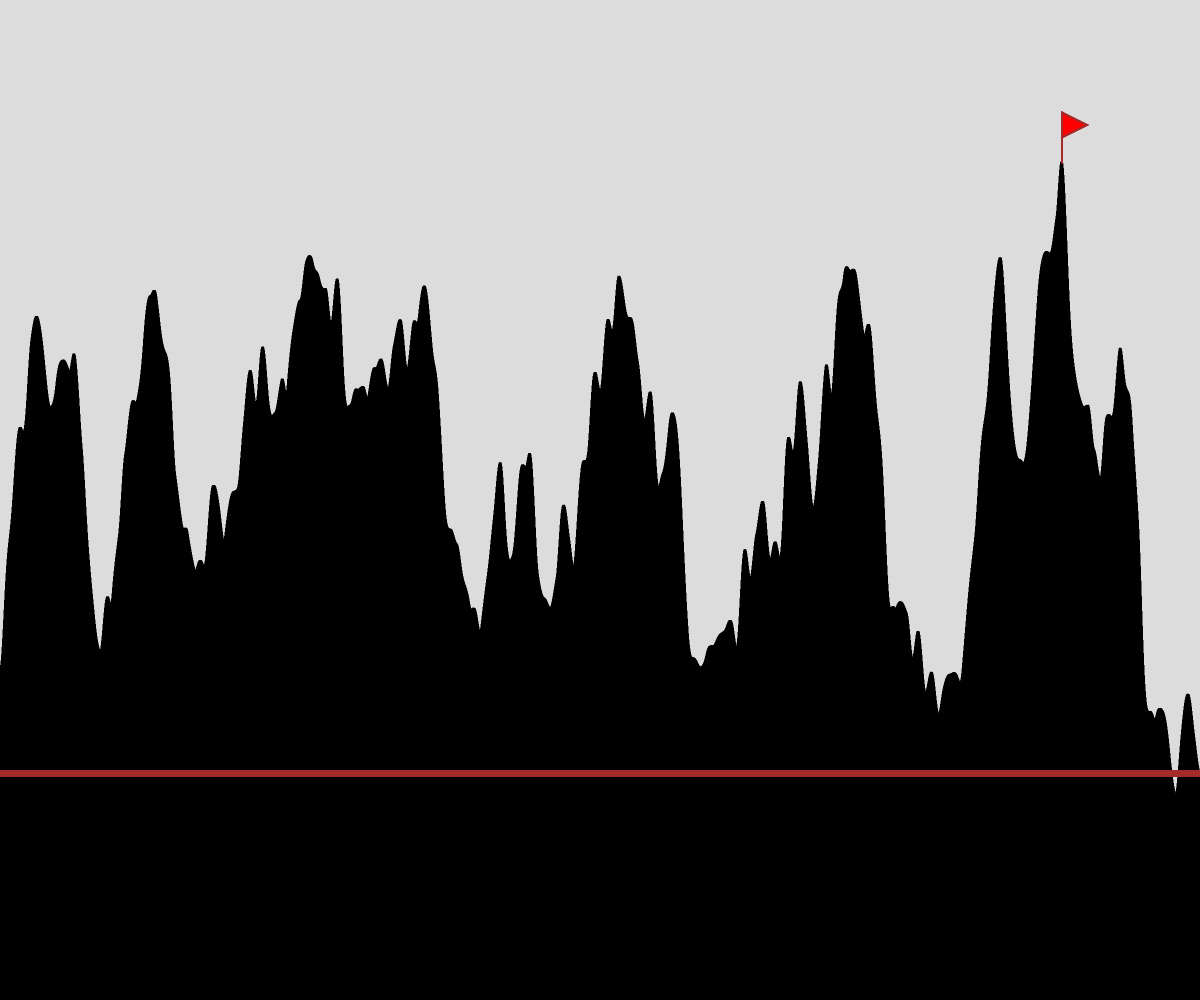
Frame 1 (no input)
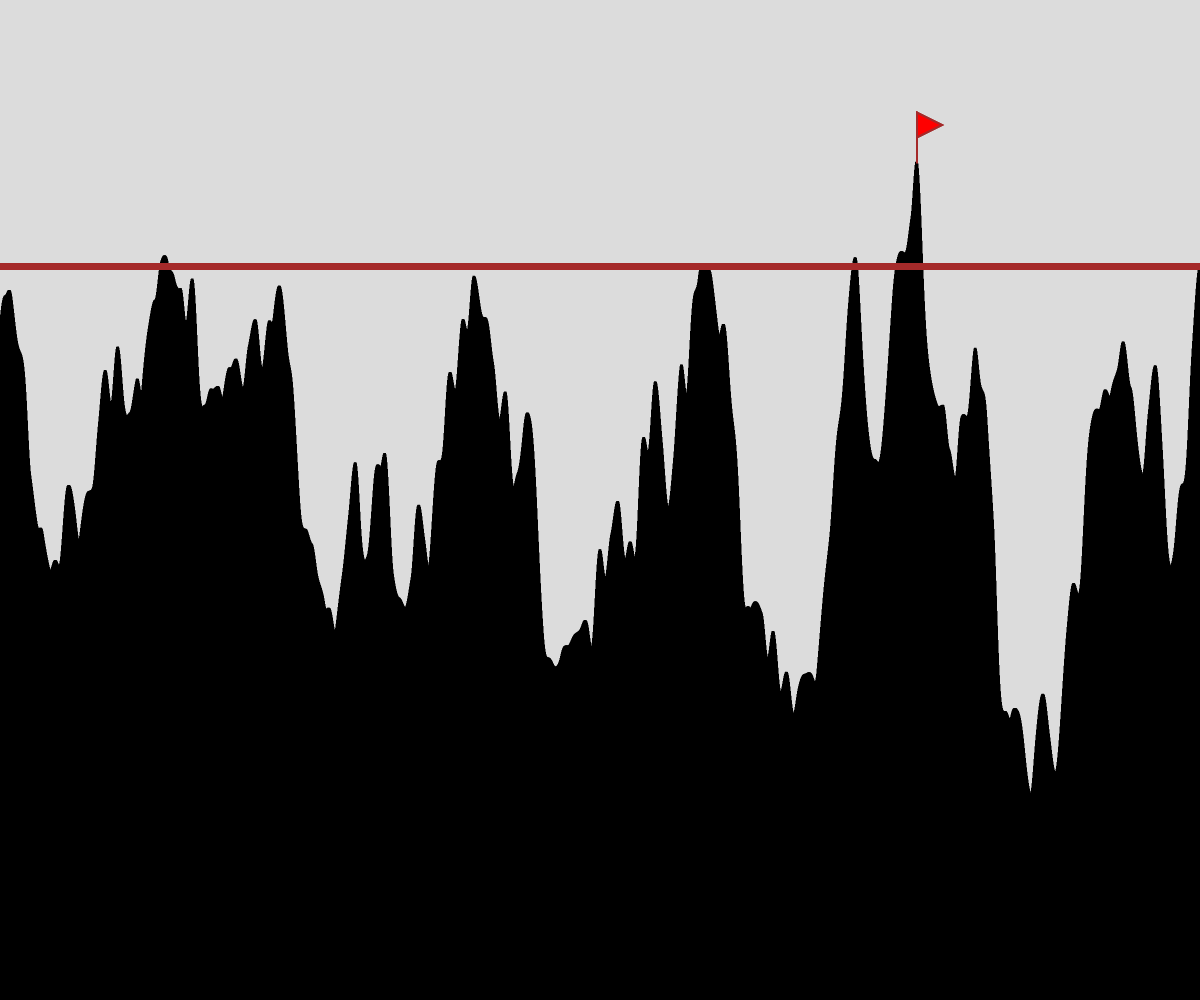
Frame 60 (no input)
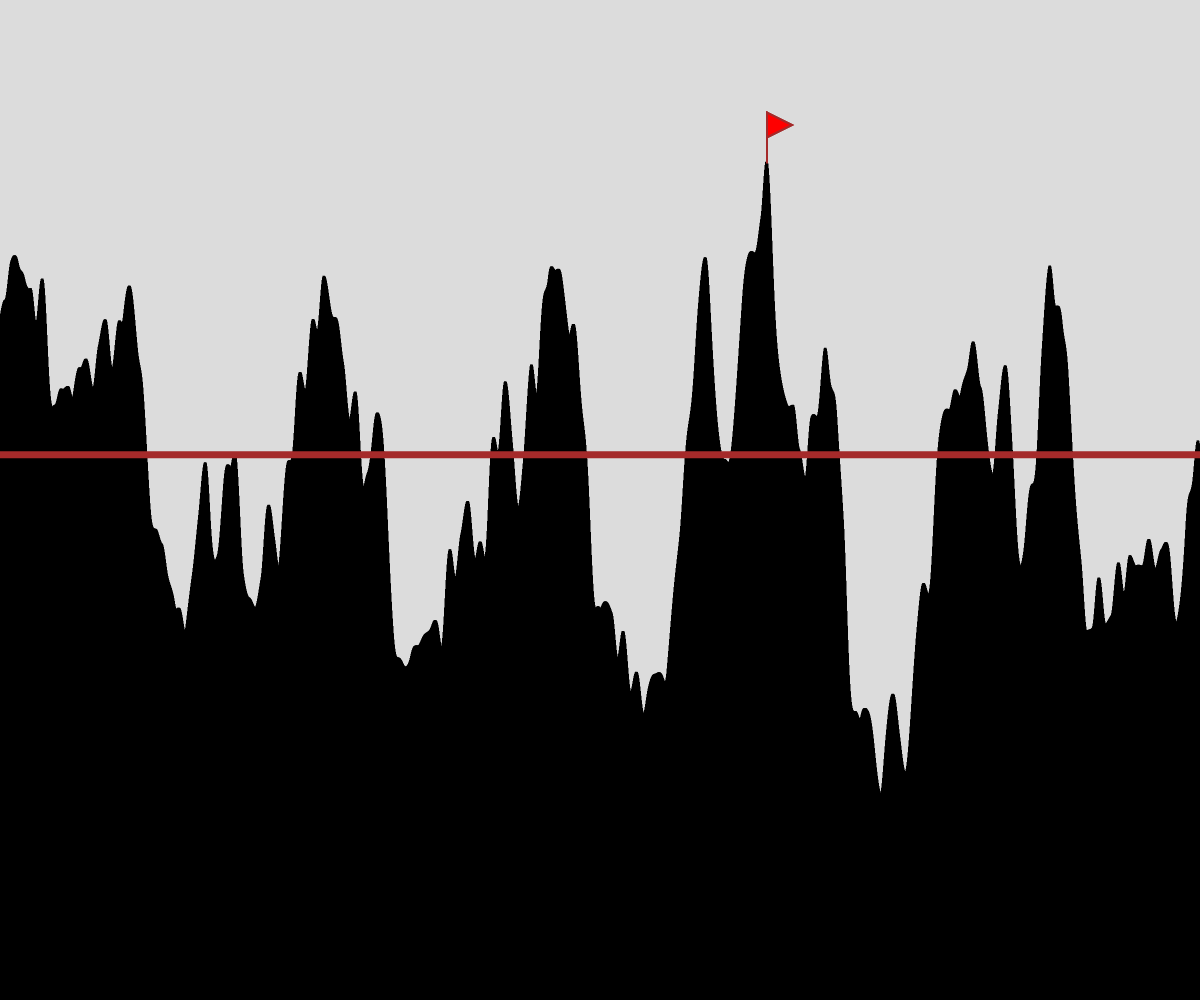
Frame 120 (the mouse pressed at the canvas centre since frame 60)

The p5.js sketch that drew these frames (run headless with seeded random() and noise() and a simulated clock; from frame 60 on, the mouse is pressed at the canvas centre):

// p5.js sketch
// ── sketch.js
// Perlin Noise Project (Terrain Generation)
// Udaey Sandha
// October 6, 2023


let timeMoving = 0,rectWidth = 0.5, yValueIndex, yValue, yValueTime = 0, noiseShift = 0.01, yValues = [], minYValue, xValues = [];

function setup() {
  createCanvas(windowWidth, windowHeight);
  // drawTerrain();
  // drawFlag();
}

function drawTerrain() {
  yValues=[];
  xValues=[];
  for (let x = 0; x < width; x += rectWidth) {
    noFill();
    stroke(0);
    strokeWeight(2);
    yValue = noise(yValueTime);
    yValue = map(yValue, 0, 1, 0, height);
    yValueTime += noiseShift;
    rectMode(CORNERS);
    rect(x, height, x + rectWidth, yValue);
    yValues.push(yValue);
    xValues.push(x + rectWidth);
    

  }
  yValueTime = timeMoving;
}

function drawFlag() {
  let flagHeight=50;
  minYValue = min(yValues);
  yValueIndex = yValues.indexOf(minYValue);
  let x = xValues[yValueIndex];
  stroke("brown");
  line(x, minYValue, x, minYValue - flagHeight);
  fill("red");
  if (x+flagHeight<width) triangle( x, minYValue - flagHeight,x,minYValue-flagHeight/2,x+flagHeight/2,minYValue-flagHeight*0.75);
  else triangle( x, minYValue - flagHeight,x,minYValue-flagHeight/2,x-flagHeight/2,minYValue-flagHeight*0.75);
}

function averageHeight(){
  let average=(max(yValue)+min(yValue))/2;
  strokeWeight(7);
  line(0,average,width,average);
}

function draw() {
  background(220);
  drawTerrain();
  drawFlag();
  timeMoving+=0.05;
  drawFlag();
  averageHeight();
}
